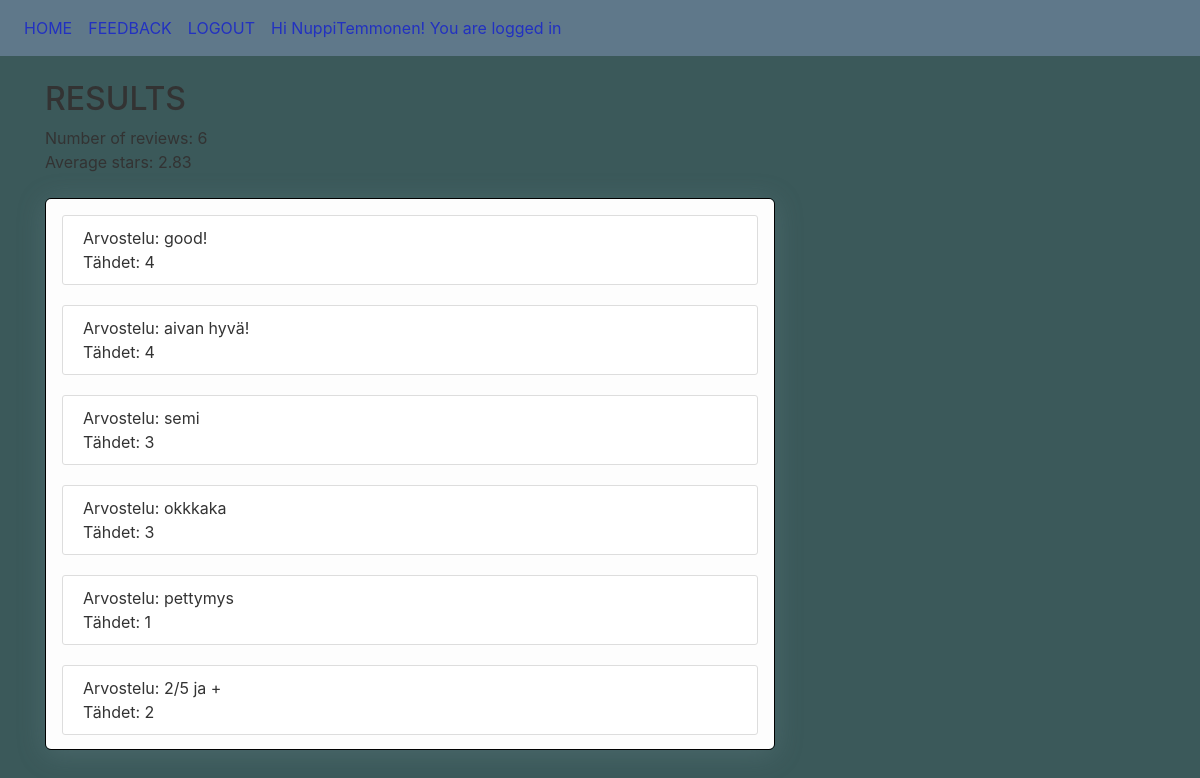
The app's page /review/3/ (signed in) with its own data.
### beers/models.py (models this page shows, shortened)
class Review(models.Model):
    beer = models.ForeignKey(Beer, on_delete=models.CASCADE)
    reviewer = models.ForeignKey(User, on_delete=models.SET_DEFAULT, default="Unknown") #ehkä pitää olla!
    review_text = models.CharField(max_length=200, default="No review")
    stars = models.IntegerField(default=1)
    date_created = models.DateTimeField(default=timezone.now)

### beers/views.py (the view)
# urls.py: path('review/<int:id>/', views.reviewView, name='review'),
@csrf_protect
def reviewView(request, id):
    if request.user.is_authenticated:
        if request.method=='GET':
            try:
                reviews = Review.objects.all().filter(beer_id=id)
                amount = len(reviews)
                avg = "No reviews" if len(reviews) == 0  else round(mean([reviews[x].stars for x in range(0,len(reviews))]),2)
                context = {'reviews': reviews, 'amount': amount, 'avg':avg}
            except Review.DoesNotExist:
                raise Http404("Riview does not exist")
            return render(request, 'beers/review.html', context)
    else:
        return redirect('/login')

### beers/templates/beers/review.html
{% extends "beers/base.html" %}
{% block navbar %}
            <a class="nav-item nav-link" href="/home">HOME</a>
            <a class="nav-item nav-link" href="#">FEEDBACK</a>
            <a class="nav-item nav-link" href="/logout">LOGOUT</a>
            <a class= "nav-item nav-link"> Hi {{ user.username }}! You are logged in</a>
{% endblock navbar %}
{% block content %}
<div>
    <h2>RESULTS</h2>
    Number of reviews: {{amount }} <br>
    Average stars: {{ avg }} <br> <br>
<div class="scroller">
    {% for review in reviews %}
    <article class="media content-section">
    <div class="media-body">
        Arvostelu: {{ review.review_text }} <br>
        Tähdet: {{ review.stars }}
    </div>
</article>
    {% endfor %}
</div>
</div>
{% endblock content %}

### beers/static/beers/main.css (style rules this page uses)
body { background: #3b595a; color: #333333; margin-top: 5rem; }
h2 { color: #333333; }
.site-header .navbar-nav .nav-link { color: #2231c0; }
.content-section { background: #ffffff; padding: 10px 20px; border: 1px solid #dddddd; border-radius: 3px; margin-bottom: 20px; }
.scroller { background-color: #fdfdfd; height: 100%; width: 100%; border-radius: 6px; box-shadow: 0 4px 28px rgba(123,151,158,.25); border: 1px solid #d6dee1; padding: 1rem; overflow: scroll; }

### records on screen
Review: review_text "good!", stars "4"
Review: review_text "aivan hyvä!", stars "4"
Review: review_text "semi", stars "3"
Review: review_text "okkkaka", stars "3"
Review: review_text "pettymys", stars "1"
Review: review_text "2/5 ja +", stars "2"

### other values on screen
{{ user.username }} "NuppiTemmonen"
{{ amount }} "6"
{{ avg }} "2.83"
